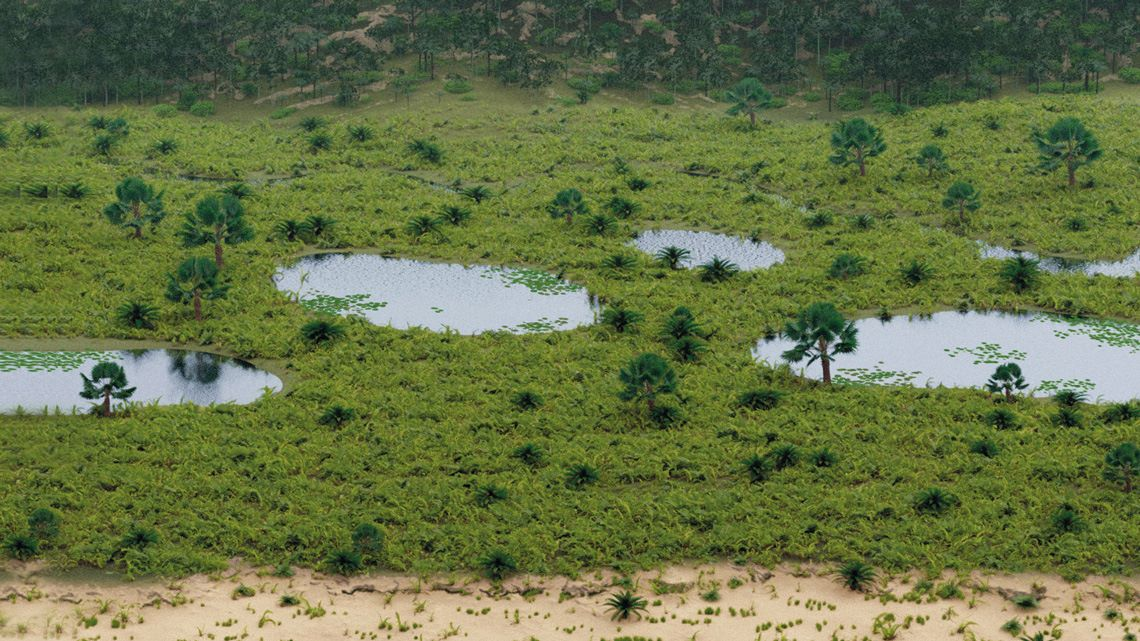
#> input picture umida.jpg, 1140 x 641 px
$ jupyter execute --allow-errors GS_Sentinela_ACV.ipynb
#> lines starting #> are read from the running program, lines starting #| are printed output that depends on the picture
# GS 2026 - Applied Computer Vision

# Sentinela Fire ACV: classificação e previsão de risco de queimadas com imagens ambientais

**Projeto integrado:** plataforma de monitoramento, classificação e previsão de risco de queimadas usando dados climáticos, dados orbitais e imagens ambientais/satelitais.

**Disciplina:** Applied Computer Vision

**Objetivo de visão computacional:** treinar redes neurais convolucionais criadas do zero para classificar imagens em três classes operacionais:

1. Vegetação úmida - baixo risco
2. Vegetação seca - risco moderado
3. Foco de queimada ou cicatriz recente - alto risco

O dataset deste notebook é montado a partir das três fotos adicionadas na pasta do projeto: `umida.jpg`, `seca.jpg` e `queimada.jpg`. Para permitir treino, validação e teste com CNNs, o notebook extrai recortes e aplica pequenas variações de brilho, contraste, espelhamento, rotação e ruído. A saída do melhor modelo é combinada com variáveis climáticas e orbitais simuladas para gerar um nível final de alerta para defesa civil, órgãos ambientais e equipes de campo.

[cell 1]
import sys

[cell 2]
# ============================================================
# GS - Applied Computer Vision
# Sentinela Fire ACV - CNNs do zero para risco de queimadas
# ============================================================
# Este notebook realiza as etapas pedidas na Global Solution:
# 1. Define o problema de visão computacional e conexão espacial
# 2. Usa as fotos umida.jpg, seca.jpg e queimada.jpg como dataset-base
# 3. Gera recortes aumentados das fotos e metadados climáticos/orbitais
# 4. Realiza pré-processamento e divisão treino/validação/teste
# 5. Treina no mínimo 2 arquiteturas de CNN criadas do zero
# 6. Compara acurácia, loss, matriz de confusão e erros
# 7. Demonstra a solução funcionando com novos recortes das fotos
# ============================================================

import os
import random
import warnings
from pathlib import Path

import numpy as np
import pandas as pd
import matplotlib.pyplot as plt
import seaborn as sns

from PIL import Image, ImageEnhance, ImageOps
from sklearn.model_selection import train_test_split
from sklearn.metrics import classification_report, confusion_matrix, accuracy_score

import tensorflow as tf
from tensorflow.keras import layers, models, regularizers
from tensorflow.keras.utils import to_categorical
from tensorflow.keras.callbacks import EarlyStopping, ReduceLROnPlateau

warnings.filterwarnings('ignore')

SEED = 42
np.random.seed(SEED)
random.seed(SEED)
tf.random.set_seed(SEED)
#> (this line was passed over: tensorflow is not available in this run)

IMG_SIZE = 64
N_CLASSES = 3
IMAGENS_POR_CLASSE = 500
TEST_SIZE = 0.15
VAL_SIZE = 0.15
BATCH_SIZE = 64
EPOCHS_PADRAO = 12

NOMES_CLASSES = {
    0: 'baixo_risco_vegetacao_umida',
    1: 'risco_moderado_vegetacao_seca',
    2: 'alto_risco_queimada'
}

NOMES_CURTOS = {
    0: 'Baixo risco',
    1: 'Risco moderado',
    2: 'Alto risco'
}

NOTEBOOK_DIR = Path.cwd()
if not (NOTEBOOK_DIR / 'umida.jpg').exists():
    NOTEBOOK_DIR = Path(r'C:UserseduarDesktopgssentinela-app-acv')

ARQUIVOS_IMAGENS_BASE = {
    0: NOTEBOOK_DIR / 'umida.jpg',
    1: NOTEBOOK_DIR / 'seca.jpg',
    2: NOTEBOOK_DIR / 'queimada.jpg'
}

RESULTADOS = []

print('TensorFlow:', tf.__version__)
print('GPU disponível:', bool(tf.config.list_physical_devices('GPU')))
#> (this line was passed over: tensorflow is not available in this run)
print('Pasta do notebook:', NOTEBOOK_DIR)
print('Configuração pronta.')

## 1. Definição do problema e conexão com a Indústria Espacial

A plataforma **Sentinela Fire** usa visão computacional para analisar imagens ambientais e recortes compatíveis com monitoramento orbital, apoiando decisões preventivas contra queimadas. Em uma operação real, imagens semelhantes poderiam ser integradas a fontes como Sentinel-2, Landsat, CBERS/INPE ou bases públicas de focos de calor.

Neste notebook, o dataset é construído a partir das três imagens fornecidas pela equipe:

- `umida.jpg`: área com vegetação úmida e presença de água;
- `seca.jpg`: área seca com solo rachado e baixa umidade;
- `queimada.jpg`: área com fogo, fumaça e vegetação queimada.

Como há apenas uma foto-base por classe, o notebook extrai diversos recortes e aplica aumento de dados para criar um conjunto treinável. Essa abordagem torna a entrega reprodutível em um único notebook e demonstra a lógica de visão computacional; em produção, o ideal seria ampliar o dataset com muitas cenas reais por classe para reduzir viés de origem.

[cell 3]
def limitar_uint8(img):
    return np.clip(img, 0, 255).astype(np.uint8)


def carregar_imagens_base():
    imagens_base = {}
    print('=' * 70)
    print('IMAGENS-BASE DO DATASET')
    print('=' * 70)
    for classe, caminho in ARQUIVOS_IMAGENS_BASE.items():
        if not caminho.exists():
            raise FileNotFoundError(f'Arquivo não encontrado: {caminho}')
        img = Image.open(caminho).convert('RGB')
#> img is the input picture: PIL image 1140x641 RGB; mean R, G, B 102.2, 114.6, 70
        imagens_base[classe] = img
        print(f'{NOMES_CURTOS[classe]} -> {caminho.name} | tamanho original: {img.size}')
#| Baixo risco -> umida.jpg | tamanho original: (1140, 641)
    return imagens_base


def escolher_janela_recorte(img_base, classe):
    largura, altura = img_base.size
    menor_lado = min(largura, altura)
    crop_size = int(np.random.uniform(0.34, 0.72) * menor_lado)
    crop_size = max(180, min(crop_size, menor_lado))

    x_max = max(0, largura - crop_size)
    y_max = max(0, altura - crop_size)

    if classe == 0:
        y_min = 0
        y_limite = y_max
    elif classe == 1:
        # Na foto de seca, a evidência principal está na metade inferior: solo rachado.
        y_min = min(y_max, int(altura * 0.35))
        y_limite = y_max
    else:
        # Na foto de queimada, fogo/fumaça aparecem no centro e na parte inferior.
        y_min = min(y_max, int(altura * 0.12))
        y_limite = min(y_max, int(altura * 0.70))
        if y_limite < y_min:
            y_limite = y_max

    x = np.random.randint(0, x_max + 1) if x_max > 0 else 0
    y = np.random.randint(y_min, y_limite + 1) if y_limite > y_min else y_min
    return x, y, crop_size


def aumentar_recorte(patch):
    if random.random() < 0.5:
        patch = ImageOps.mirror(patch)

    if random.random() < 0.25:
        patch = ImageOps.flip(patch)

    angulo = np.random.uniform(-10, 10)
    cor_media = tuple(np.asarray(patch).reshape(-1, 3).mean(axis=0).astype(int))
    patch = patch.rotate(angulo, resample=Image.Resampling.BILINEAR, fillcolor=cor_media)

    patch = ImageEnhance.Brightness(patch).enhance(np.random.uniform(0.82, 1.18))
    patch = ImageEnhance.Contrast(patch).enhance(np.random.uniform(0.82, 1.25))
    patch = ImageEnhance.Color(patch).enhance(np.random.uniform(0.85, 1.18))
    patch = ImageEnhance.Sharpness(patch).enhance(np.random.uniform(0.8, 1.35))

    arr = np.asarray(patch).astype(np.float32)
    arr += np.random.normal(0, np.random.uniform(1.5, 7.0), arr.shape)
    return limitar_uint8(arr)


def gerar_amostra_da_foto(img_base, classe):
    x, y, crop_size = escolher_janela_recorte(img_base, classe)
    patch = img_base.crop((x, y, x + crop_size, y + crop_size))
    patch = patch.resize((IMG_SIZE, IMG_SIZE), Image.Resampling.BILINEAR)
    return aumentar_recorte(patch)


def gerar_metadados(classe, idx):
    satelites = ['Sentinel-2A', 'Sentinel-2B', 'Landsat-9', 'CBERS-4A']
    if classe == 0:
        temp = np.random.normal(24, 3)
        umidade = np.random.normal(76, 8)
        vento = np.random.normal(9, 3)
        chuva = np.random.normal(42, 12)
        ndvi = np.random.normal(0.72, 0.08)
        nbr = np.random.normal(0.62, 0.08)
        frp = np.random.normal(0.4, 0.4)
    elif classe == 1:
        temp = np.random.normal(33, 4)
        umidade = np.random.normal(35, 9)
        vento = np.random.normal(18, 5)
        chuva = np.random.normal(8, 6)
        ndvi = np.random.normal(0.26, 0.08)
        nbr = np.random.normal(0.18, 0.09)
        frp = np.random.normal(2.5, 1.0)
    else:
        temp = np.random.normal(39, 5)
        umidade = np.random.normal(22, 8)
        vento = np.random.normal(25, 7)
        chuva = np.random.normal(3, 4)
        ndvi = np.random.normal(0.10, 0.08)
        nbr = np.random.normal(-0.14, 0.12)
        frp = np.random.normal(20, 6)

    return {
        'id_amostra': f'patch_{classe}_{idx:04d}',
        'classe': classe,
        'classe_nome': NOMES_CLASSES[classe],
        'foto_base': ARQUIVOS_IMAGENS_BASE[classe].name,
        'temperatura_c': float(np.clip(temp, 10, 48)),
        'umidade_pct': float(np.clip(umidade, 5, 100)),
        'vento_kmh': float(np.clip(vento, 0, 55)),
        'chuva_7d_mm': float(np.clip(chuva, 0, 90)),
        'ndvi': float(np.clip(ndvi, -0.2, 0.95)),
        'nbr': float(np.clip(nbr, -0.6, 0.9)),
        'frp_simulada_mw': float(np.clip(frp, 0, 40)),
        'latitude': float(np.random.uniform(-24.5, -6.0)),
        'longitude': float(np.random.uniform(-62.0, -42.0)),
        'satelite': random.choice(satelites),
        'orbita_km': float(np.random.normal(705, 12)),
        'resolucao_m': random.choice([10, 20, 30]),
        'dia_juliano': int(np.random.randint(1, 366))
    }

[cell 4]
# ============================================================
# 2. Gerar dataset a partir das fotos adicionadas no projeto
# ============================================================

def criar_dataset():
    imagens_base = carregar_imagens_base()
#> imagens_base = 3 items
    imagens = []
    labels = []
    metadados = []

    for classe, img_base in imagens_base.items():
        for idx in range(IMAGENS_POR_CLASSE):
            imagens.append(gerar_amostra_da_foto(img_base, classe))
            labels.append(classe)
            metadados.append(gerar_metadados(classe, idx))
#> this loop made 3 passes
#> pass 1, in gerar_amostra_da_foto, `patch = img_base.crop((x, y, x + crop_size, y + crop_size))`:
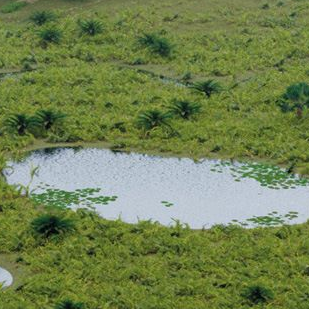
#> patch: PIL image 309x309 RGB; mean R, G, B 113.6, 129.6, 80.6
#> pass 1, in gerar_amostra_da_foto, `patch = patch.resize((IMG_SIZE, IMG_SIZE), Image.Resampling.BILINEAR)`:
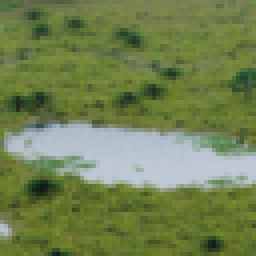
#> patch: PIL image 64x64 RGB (shown 4 times larger); mean R, G, B 113.6, 129.7, 80.6
#> pass 1, in aumentar_recorte, `patch = ImageOps.flip(patch)`:
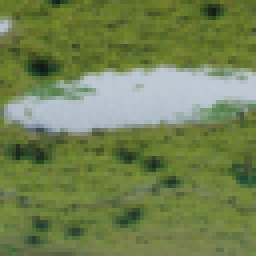
#> patch: PIL image 64x64 RGB (shown 4 times larger); mean R, G, B 113.6, 129.7, 80.6
#> pass 1, in aumentar_recorte, `patch = patch.rotate(angulo, resample=Image.Resampling.BILINEAR, fillc..`:
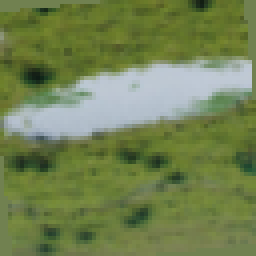
#> patch: PIL image 64x64 RGB (shown 4 times larger); mean R, G, B 113.7, 129.8, 80.9

    imagens = np.asarray(imagens, dtype=np.uint8)
    labels = np.asarray(labels, dtype=np.int32)
    metadados = pd.DataFrame(metadados)
    return imagens, labels, metadados, imagens_base


X, y, df_meta, imagens_base = criar_dataset()

print('=' * 70)
print('DATASET SENTINELA FIRE ACV')
print('=' * 70)
print('Imagens:', X.shape)
#| Imagens: (1500, 64, 64, 3)
print('Labels:', y.shape)
#| Labels: (1500,)
print('Metadados:', df_meta.shape)
#| Metadados: (1500, 17)
print()
print('Distribuição por classe:')
print(df_meta['classe_nome'].value_counts())
#| classe_nome
#| baixo_risco_vegetacao_umida      500
#| risco_moderado_vegetacao_seca    500
#| alto_risco_queimada              500
#| Name: count, dtype: int64
print()
print('Fotos-base usadas por classe:')
display(df_meta[['classe_nome', 'foto_base']].drop_duplicates().sort_values('classe_nome'))
print('Primeiras linhas dos metadados climáticos/orbitais:')
display(df_meta.head())

fig, axes = plt.subplots(1, 3, figsize=(14, 4))
for classe, ax in enumerate(axes):
    ax.imshow(imagens_base[classe])
    ax.set_title(f'{NOMES_CURTOS[classe]}: {ARQUIVOS_IMAGENS_BASE[classe].name}')
    ax.axis('off')
plt.suptitle('Fotos originais adicionadas pela equipe')
plt.tight_layout()
plt.show()

fig, axes = plt.subplots(3, 6, figsize=(14, 7))
for classe in range(N_CLASSES):
    idxs = np.where(y == classe)[0]
    selecionados = np.random.choice(idxs, 6, replace=False)
    for col, idx in enumerate(selecionados):
        axes[classe, col].imshow(X[idx])
        axes[classe, col].axis('off')
        if col == 0:
            axes[classe, col].set_title(NOMES_CURTOS[classe], fontsize=11)
plt.suptitle('Recortes aumentados gerados a partir das fotos-base', fontsize=14)
plt.tight_layout()
plt.show()
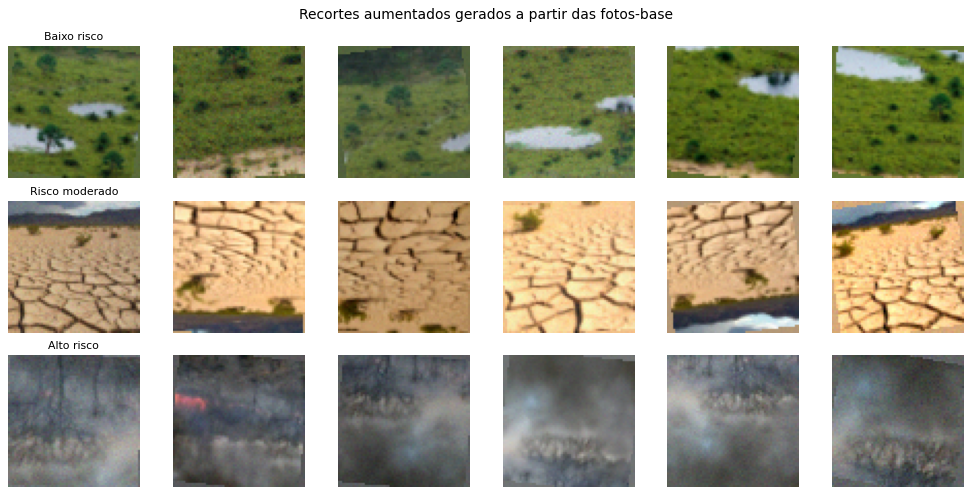
#> figure drawn by matplotlib, 18 panels

fig, axes = plt.subplots(1, 4, figsize=(15, 3.5))
variaveis = ['temperatura_c', 'umidade_pct', 'ndvi', 'frp_simulada_mw']
for ax, var in zip(axes, variaveis):
    sns.boxplot(data=df_meta, x='classe_nome', y=var, ax=ax)
    ax.set_xlabel('')
    ax.tick_params(axis='x', rotation=40)
    ax.set_title(var)
plt.suptitle('Coerência dos metadados com as classes visuais')
plt.tight_layout()
plt.show()
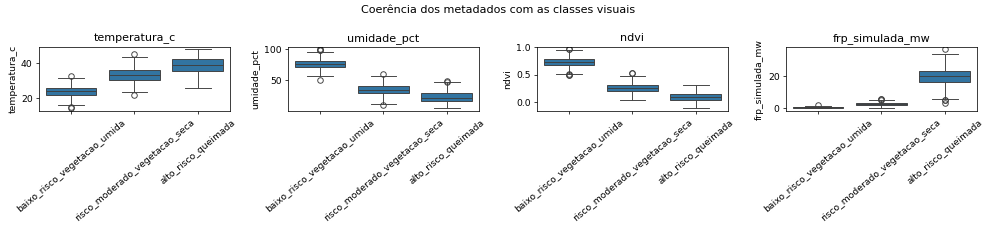
#> figure drawn by matplotlib, 4 panels
